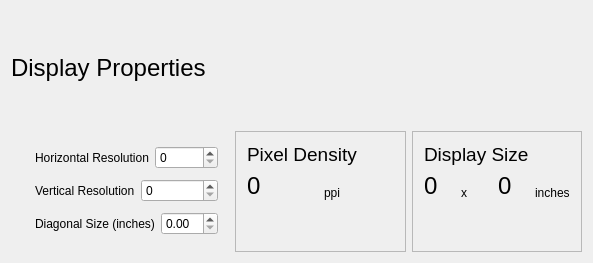
<?xml version="1.0" encoding="UTF-8"?>
<ui version="4.0">
 <class>MainWindow</class>
 <widget class="QMainWindow" name="MainWindow">
  <property name="geometry">
   <rect>
    <x>0</x>
    <y>0</y>
    <width>593</width>
    <height>263</height>
   </rect>
  </property>
  <property name="windowTitle">
   <string>Display Properties</string>
  </property>
  <widget class="QWidget" name="centralWidget">
   <layout class="QVBoxLayout" name="verticalLayout_4">
    <item>
     <widget class="QLabel" name="label_7">
      <property name="font">
       <font>
        <pointsize>18</pointsize>
       </font>
      </property>
      <property name="text">
       <string>Display Properties</string>
      </property>
     </widget>
    </item>
    <item>
     <layout class="QHBoxLayout" name="horizontalLayout_6">
      <item>
       <widget class="QFrame" name="frame">
        <property name="frameShape">
         <enum>QFrame::NoFrame</enum>
        </property>
        <property name="frameShadow">
         <enum>QFrame::Raised</enum>
        </property>
        <layout class="QVBoxLayout" name="verticalLayout">
         <property name="leftMargin">
          <number>24</number>
         </property>
         <item>
          <layout class="QHBoxLayout" name="horizontalLayout">
           <item>
            <widget class="QLabel" name="label">
             <property name="text">
              <string>Horizontal Resolution</string>
             </property>
            </widget>
           </item>
           <item>
            <widget class="QSpinBox" name="sbResolutionHor">
             <property name="toolTip">
              <string/>
             </property>
             <property name="maximum">
              <number>40000</number>
             </property>
            </widget>
           </item>
          </layout>
         </item>
         <item>
          <layout class="QHBoxLayout" name="horizontalLayout_2">
           <item>
            <widget class="QLabel" name="label_2">
             <property name="text">
              <string>Vertical Resolution</string>
             </property>
            </widget>
           </item>
           <item>
            <widget class="QSpinBox" name="sbResolutionVer">
             <property name="maximum">
              <number>40000</number>
             </property>
            </widget>
           </item>
          </layout>
         </item>
         <item>
          <layout class="QHBoxLayout" name="horizontalLayout_3">
           <item>
            <widget class="QLabel" name="label_3">
             <property name="text">
              <string>Diagonal Size (inches)</string>
             </property>
            </widget>
           </item>
           <item>
            <widget class="QDoubleSpinBox" name="dsbDiagonalSize"/>
           </item>
          </layout>
         </item>
        </layout>
       </widget>
      </item>
      <item>
       <widget class="QFrame" name="frame_2">
        <property name="styleSheet">
         <string notr="true"/>
        </property>
        <property name="frameShape">
         <enum>QFrame::StyledPanel</enum>
        </property>
        <property name="frameShadow">
         <enum>QFrame::Sunken</enum>
        </property>
        <layout class="QVBoxLayout" name="verticalLayout_2">
         <item>
          <widget class="QLabel" name="label_4">
           <property name="font">
            <font>
             <pointsize>14</pointsize>
            </font>
           </property>
           <property name="text">
            <string>Pixel Density</string>
           </property>
          </widget>
         </item>
         <item>
          <layout class="QHBoxLayout" name="horizontalLayout_4">
           <item>
            <widget class="QLabel" name="lblPixelDensity">
             <property name="font">
              <font>
               <pointsize>18</pointsize>
              </font>
             </property>
             <property name="text">
              <string>0</string>
             </property>
             <property name="alignment">
              <set>Qt::AlignBottom|Qt::AlignLeading|Qt::AlignLeft</set>
             </property>
            </widget>
           </item>
           <item>
            <widget class="QLabel" name="label_6">
             <property name="text">
              <string>ppi</string>
             </property>
             <property name="alignment">
              <set>Qt::AlignBottom|Qt::AlignLeading|Qt::AlignLeft</set>
             </property>
            </widget>
           </item>
          </layout>
         </item>
         <item>
          <spacer name="verticalSpacer">
           <property name="orientation">
            <enum>Qt::Vertical</enum>
           </property>
           <property name="sizeType">
            <enum>QSizePolicy::Minimum</enum>
           </property>
           <property name="sizeHint" stdset="0">
            <size>
             <width>20</width>
             <height>40</height>
            </size>
           </property>
          </spacer>
         </item>
        </layout>
       </widget>
      </item>
      <item>
       <widget class="QFrame" name="frame_3">
        <property name="styleSheet">
         <string notr="true"/>
        </property>
        <property name="frameShape">
         <enum>QFrame::StyledPanel</enum>
        </property>
        <property name="frameShadow">
         <enum>QFrame::Sunken</enum>
        </property>
        <layout class="QVBoxLayout" name="verticalLayout_3">
         <item>
          <widget class="QLabel" name="label_5">
           <property name="font">
            <font>
             <pointsize>14</pointsize>
            </font>
           </property>
           <property name="text">
            <string>Display Size</string>
           </property>
          </widget>
         </item>
         <item>
          <layout class="QHBoxLayout" name="horizontalLayout_5">
           <item>
            <widget class="QLabel" name="lblSizeHor">
             <property name="font">
              <font>
               <pointsize>18</pointsize>
              </font>
             </property>
             <property name="text">
              <string>0</string>
             </property>
             <property name="alignment">
              <set>Qt::AlignBottom|Qt::AlignLeading|Qt::AlignLeft</set>
             </property>
            </widget>
           </item>
           <item>
            <widget class="QLabel" name="label_9">
             <property name="text">
              <string>x</string>
             </property>
             <property name="alignment">
              <set>Qt::AlignBottom|Qt::AlignLeading|Qt::AlignLeft</set>
             </property>
            </widget>
           </item>
           <item>
            <widget class="QLabel" name="lblSizeVer">
             <property name="font">
              <font>
               <pointsize>18</pointsize>
              </font>
             </property>
             <property name="text">
              <string>0</string>
             </property>
             <property name="alignment">
              <set>Qt::AlignBottom|Qt::AlignLeading|Qt::AlignLeft</set>
             </property>
            </widget>
           </item>
           <item>
            <widget class="QLabel" name="label_8">
             <property name="text">
              <string>inches</string>
             </property>
             <property name="alignment">
              <set>Qt::AlignBottom|Qt::AlignLeading|Qt::AlignLeft</set>
             </property>
            </widget>
           </item>
          </layout>
         </item>
         <item>
          <spacer name="verticalSpacer_2">
           <property name="orientation">
            <enum>Qt::Vertical</enum>
           </property>
           <property name="sizeType">
            <enum>QSizePolicy::Minimum</enum>
           </property>
           <property name="sizeHint" stdset="0">
            <size>
             <width>20</width>
             <height>40</height>
            </size>
           </property>
          </spacer>
         </item>
        </layout>
       </widget>
      </item>
     </layout>
    </item>
   </layout>
  </widget>
 </widget>
 <layoutdefault spacing="6" margin="11"/>
 <resources/>
 <connections/>
</ui>
